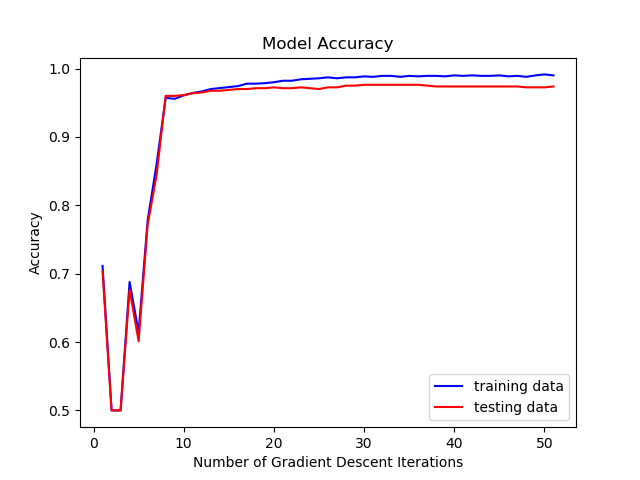

The Python source for this figure:
"""
Usage: python log_reg.py

Uses a learning rate of 6 and a gradient norm stopping condition
of 5000 to train a binary logistic regression classifier to identify
handwritten 4s vs handwritten 9s.  Creates a plot of training
accuracy and testing accuracy against the number of gradient 
descents performed.  The plot is saved as "log_reg.png".

This script is used to satisfy question 1 for part 2 of assignment 1.

"""

import numpy as np
from scipy.stats import logistic
import matplotlib.pyplot as plt
import math

def get_xy(value_list):
    """Returns x vector and y value from value list in file.
    
    Inputs:
        value_list -- a python list of data taken from a single row in
            the training file.

    Outputs:
        x -- a numpy matrix object in the form of a column vector
        y -- the last value from the 'value_list' input
    
    """
    value_list.insert(0, 1)
    length = len(value_list)
    y = value_list[length-1]
    x = np.matrix(value_list[:length-1]).T
    return x, y

def batch_train(w, learning_rate=6, file='usps-4-9-train.csv'):
    """Performs one iteration of gradient descent using the full
    training data set.

    Inputs:
        w -- a numpy matrix object in the form of a column vector
        learning_rate -- a floating point value used to control
            the gradient descent rate
        file -- the name of a csv file containg the training data to be used

    Outputs:
        w -- a numpy matrix object in the form of a column vector.  This is
            the prediction vector improved by gradient descent.
        gradient -- a numpy matrix object in the form of a column vector.
            This is the gradient used to improve the prediction vector.

    """
    gradient = np.matrix([0]*257).T
    f = open(file, 'r')

    for line in f:
        value_list = map(float, line.split(','))
        x, y = get_xy(value_list)
        y_hat = logistic.cdf(w.T*x).item(0)
        gradient = gradient + (y_hat - y)*x

    w = w - learning_rate*gradient
    return w, gradient

def predict(w, x, prob_threshold=0.5):
    """Returns 0 if system predicts the image to be a 4.
    1 if the system predicts image to be a 9.

    Inputs:
        w -- a numpy matrix object in the form of a column vector.  This
            is the weight vector used to make predictions.
        x -- a numpy matrix object in the form of a column vector.  This
            contains all the feature data for one observation.
        prob_threshold -- a floating point value.  This sets the probability
            threshold which must be achieved for a positive result (i.e. 1)
            to be returned.

    Outputs:
        return_value -- an integer value that is either 0 or 1, depending on what
            the model predicts.

    """
    return_value = 0
    prob = logistic.cdf(w.T*x).item(0)
    if prob > prob_threshold:
        return_value = 1
    return return_value

def test_accuracy(w, file):
    """Tests the model accuracy over an entire data set and returns
    the accuracy.

    Inputs:
        w -- a numpy matrix object in the form of a column vector.  This
            is the weight vector used to make predictions.
        file -- the name of a csv file containg the training data to be used.

    Outputs:
        accuracy -- a floating point value between 0 and 1 indicating what
            percentage of observations were accurately predicted.

    """
    f = open(file, 'r')
    count = 0
    correct = 0

    for line in f:
        count += 1
        value_list = map(float, line.split(','))
        x, y = get_xy(value_list)
        if predict(w, x) == int(y):
            correct += 1

    return float(correct)/float(count)

if __name__ == '__main__':
    count = 0
    training_acc = []
    testing_acc = []

    w = np.matrix([0]*257).T
    while True:
        w, gradient = batch_train(w)

        count += 1
        training_acc.append(test_accuracy(w, 'usps-4-9-train.csv'))
        testing_acc.append(test_accuracy(w, 'usps-4-9-test.csv'))
        if np.linalg.norm(gradient) < 5000:
            break

    runs = range(1, count + 1)
    plt.plot(runs, training_acc, '-b', label='training data')
    plt.plot(runs, testing_acc, '-r', label='testing data')
    plt.legend(loc='lower right')
    plt.xlabel('Number of Gradient Descent Iterations')
    plt.ylabel('Accuracy')
    plt.title('Model Accuracy')
    plt.savefig("log_reg.png")

    accuracy = test_accuracy(w, 'usps-4-9-train.csv')
    print("Training data classifier accuracy: %f" % accuracy)
    accuracy = test_accuracy(w, 'usps-4-9-test.csv')
    print("Test data classifier accuracy: %f" % accuracy)

